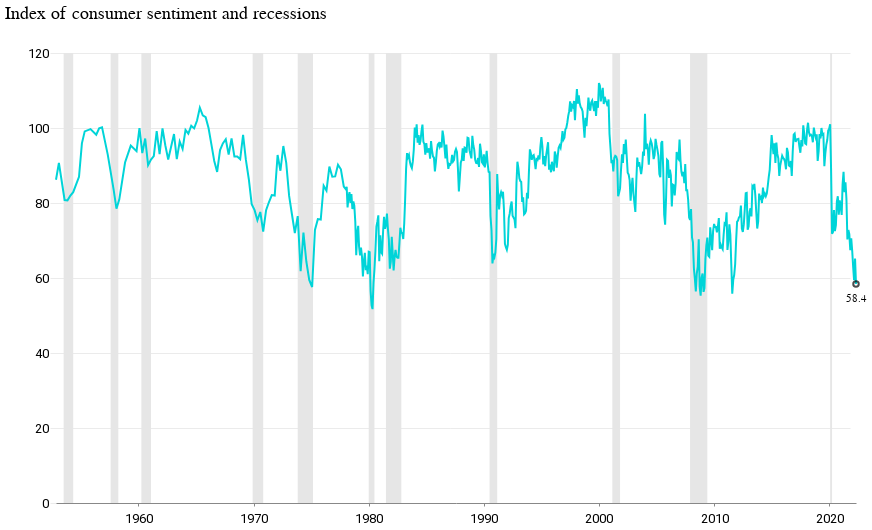

The notebook cell saved with this chart:
### Markdown cell above
#### Consumers and recessions

### Code cell
lines = (
    alt.Chart(df)
    .mark_line(size=2)
    .encode(
        x=alt.X("date", title="", axis=alt.Axis(tickCount=7, format="%Y")),
        y=alt.Y("index", axis=alt.Axis(tickCount=6), title=" "),
    )
    .properties(
        title="Index of consumer sentiment and recessions",
    )
)

points = (
    alt.Chart(df.query("date == date.max()"))
    .mark_point(color="black")
    .encode(
        x=alt.X("date", title="", axis=alt.Axis(tickCount=7, format="%Y")),
        y=alt.Y("index", axis=alt.Axis(tickCount=6), title=" "),
    )
)

text = (
    alt.Chart(df.query("date == date.max()"))
    .mark_text(dy=15, color="black")
    .encode(
        x=alt.X("date", title="", axis=alt.Axis(tickCount=7, format="%Y")),
        y=alt.Y("index", axis=alt.Axis(tickCount=6), title=" "),
        text=alt.Text("index:Q"),
    )
)

rect = (
    alt.Chart(wiki_slim[4:])
    .mark_rect(color="#e6e6e6")
    .encode(
        x="start:T",
        x2="end:T",
    )
)

rect + lines + points + text

### Figure 1 — Vega-Lite specification as saved in the notebook (floating-point values rounded to 4 significant figures; data arrays with more than 128 entries replaced by an {"elided": "..."} marker saying what was removed)
{"config": {"view": {"width": 800, "height": 450, "strokeOpacity": 0}, "background": "#ffffff", "title": {"anchor": "start", "font": "Summit Sans", "fontColor": "palette[\"black\"]", "fontSize": 18, "fontWeight": "normal"}, "arc": {"fill": "#00d4d8"}, "area": {"fill": "#00d4d8"}, "line": {"stroke": "#00d4d8", "strokeWidth": 3}, "path": {"stroke": "#00d4d8"}, "rect": {"fill": "#00d4d8"}, "shape": {"stroke": "#00d4d8"}, "bar": {"fill": "#00d4d8"}, "point": {"stroke": "#00d4d8"}, "symbol": {"fill": "#00d4d8", "size": 30}, "axis": {"titleFont": "Roboto", "titleFontSize": 15, "titleFontWeight": "normal", "labelFont": "Roboto, sans", "labelFontSize": 13, "labelFontWeight": "normal"}, "axisX": {"labelAngle": 0, "labelPadding": 6, "tickSize": 3, "grid": false}, "axisY": {"labelBaseline": "middle", "maxExtent": 45, "minExtent": 45, "titleAlign": "left", "titleAngle": 0, "titleX": -45, "titleY": -11, "domainOpacity": 0, "gridWidth": 0.6, "gridColor": "#dddddd", "offset": 6, "tickSize": 0, "titleColor": "#767676"}, "legend": {"titleFont": "Roboto", "titleFontSize": 15, "titleFontWeight": "normal", "symbolType": "square", "labelFont": "Roboto, sans", "labelFontSize": 13}, "range": {"category": ["#005f66", "#e37e2d", "#d64a3b", "#76b0ef", "#c1bc40"], "diverging": ["#e68a4f", "#f4bb6a", "#f9e39c", "#dadfe2", "#a6b7c6", "#849eae"], "heatmap": ["#7ff6f6", "#00eeef", "#00d4d8", "#00abb2", "#00848b", "#fbf2c7", "#00363d"], "ordinal": ["#7ff6f6", "#00eeef", "#00d4d8", "#00abb2", "#00848b", "#fbf2c7", "#00363d"], "ramp": ["#7ff6f6", "#00eeef", "#00d4d8", "#00abb2", "#00848b", "#fbf2c7", "#00363d"]}}, "layer": [{"data": {"name": "data-e4b0c1240c00e2826775938a10649a23"}, "mark": {"type": "rect", "color": "#e6e6e6"}, "encoding": {"x": {"field": "start", "type": "temporal"}, "x2": {"field": "end"}}}, {"data": {"name": "data-031eb1a4f694927b3a7010fe5f1de2b0"}, "mark": {"type": "line", "size": 2}, "encoding": {"x": {"axis": {"format": "%Y", "tickCount": 7}, "field": "date", "title": "", "type": "temporal"}, "y": {"axis": {"tickCount": 6}, "field": "index", "title": " ", "type": "quantitative"}}, "title": "Index of consumer sentiment and recessions"}, {"data": {"name": "data-6bd0494719b26651ee3290fb337438d0"}, "mark": {"type": "point", "color": "black"}, "encoding": {"x": {"axis": {"format": "%Y", "tickCount": 7}, "field": "date", "title": "", "type": "temporal"}, "y": {"axis": {"tickCount": 6}, "field": "index", "title": " ", "type": "quantitative"}}}, {"data": {"name": "data-6bd0494719b26651ee3290fb337438d0"}, "mark": {"type": "text", "color": "black", "dy": 15}, "encoding": {"text": {"field": "index", "type": "quantitative"}, "x": {"axis": {"format": "%Y", "tickCount": 7}, "field": "date", "title": "", "type": "temporal"}, "y": {"axis": {"tickCount": 6}, "field": "index", "title": " ", "type": "quantitative"}}}], "$schema": "https://vega.github.io/schema/vega-lite/v4.17.0.json", "datasets": {"data-e4b0c1240c00e2826775938a10649a23": [{"name": "Recession of 1953", "gdp_decline": -2.6, "start": "1953-07-01T00:00:00", "end": "1954-05-01T00:00:00", "start_year": 1953, "type": "Recessions", "gdp_decline_pos": 2.6}, {"name": "Recession of 1958", "gdp_decline": -3.7, "start": "1957-08-01T00:00:00", "end": "1958-04-01T00:00:00", "start_year": 1957, "type": "Recessions", "gdp_decline_pos": 3.7}, {"name": "Recession of 1960–61", "gdp_decline": -1.6, "start": "1960-04-01T00:00:00", "end": "1961-02-01T00:00:00", "start_year": 1960, "type": "Recessions", "gdp_decline_pos": 1.6}, {"name": "Recession of 1969–70", "gdp_decline": -0.6, "start": "1969-12-01T00:00:00", "end": "1970-11-01T00:00:00", "start_year": 1969, "type": "Recessions", "gdp_decline_pos": 0.6}, {"name": "1973–75 recession", "gdp_decline": -3.2, "start": "1973-11-01T00:00:00", "end": "1975-03-01T00:00:00", "start_year": 1973, "type": "Recessions", "gdp_decline_pos": 3.2}, {"name": "1980 recession", "gdp_decline": -2.2, "start": "1980-01-01T00:00:00", "end": "1980-07-01T00:00:00", "start_year": 1980, "type": "Recessions", "gdp_decline_pos": 2.2}, {"name": "1981–1982 recession", "gdp_decline": -2.7, "start": "1981-07-01T00:00:00", "end": "1982-11-01T00:00:00", "start_year": 1981, "type": "Recessions", "gdp_decline_pos": 2.7}, {"name": "Early 1990s recession", "gdp_decline": -1.4, "start": "1990-07-01T00:00:00", "end": "1991-03-01T00:00:00", "start_year": 1990, "type": "Recessions", "gdp_decline_pos": 1.4}, {"name": "Early 2000s recession", "gdp_decline": -0.3, "start": "2001-03-01T00:00:00", "end": "2001-11-01T00:00:00", "start_year": 2001, "type": "Recessions", "gdp_decline_pos": 0.3}, {"name": "Great Recession", "gdp_decline": -5.1, "start": "2007-12-01T00:00:00", "end": "2009-06-01T00:00:00", "start_year": 2007, "type": "Recessions", "gdp_decline_pos": 5.1}, {"name": "COVID-19 recession", "gdp_decline": -19.2, "start": "2020-02-01T00:00:00", "end": "2020-04-01T00:00:00", "start_year": 2020, "type": "Recessions", "gdp_decline_pos": 19.2}], "data-031eb1a4f694927b3a7010fe5f1de2b0": {"elided": "625 records"}, "data-6bd0494719b26651ee3290fb337438d0": [{"month": "May", "year": 2022, "index": 58.4, "date": "2022-05-01T00:00:00"}]}}
